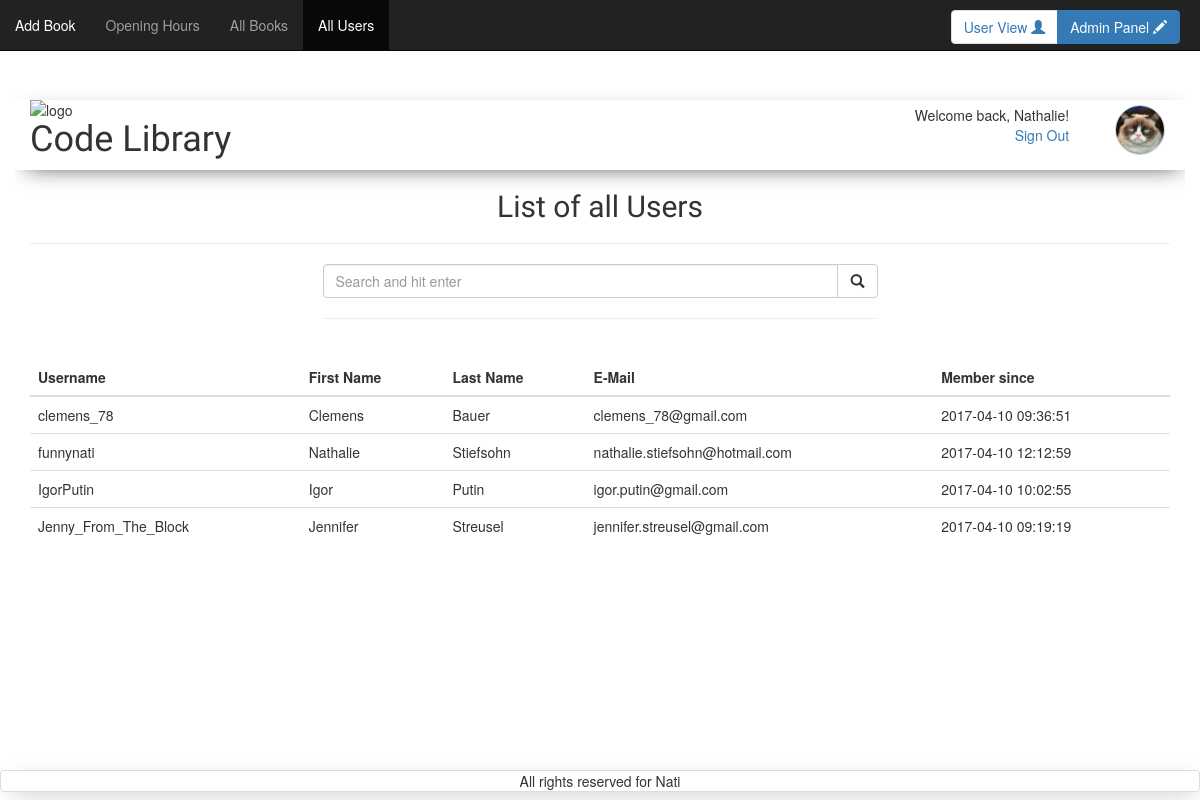
/all_users_admin.php (signed in), run on the app's committed database.
### tables this page shows
CREATE TABLE `users` (
  `id` int(11) NOT NULL,
  `first_name` varchar(100) NOT NULL,
  `family_name` varchar(100) NOT NULL,
  `email` varchar(100) NOT NULL,
  `password` varchar(100) NOT NULL,
  `username` varchar(100) NOT NULL,
  `FK_avatars` int(11) NOT NULL,
  `member_since` timestamp NOT NULL DEFAULT CURRENT_TIMESTAMP ON UPDATE CURRENT_TIMESTAMP
);

CREATE TABLE `avatars` (
  `id` int(11) NOT NULL,
  `avatar` varchar(100) NOT NULL
);

### includes/start_session_admin.php (called while the page is built, shortened)
<?php
	 $res=mysql_query("SELECT first_name, family_name, username, users.id AS user_id, avatar, avatars.id AS avatar_id FROM users JOIN avatars ON users.FK_avatars=avatars.id WHERE users.id=".$_SESSION['user']);
	 $userRow=mysql_fetch_array($res);
	 $user_avatar = $userRow['avatar'];
?>

### all_users_admin.php (the view, shortened to what this page needs)
<?php
require_once('includes/start_session_admin.php');
?>
<!DOCTYPE html>
<html>
<head>
	<?php
require_once('includes/head_tag.php');
	?>
</head>
<body>
<div id="wrap">
  <div id="main" class="container clear-top">
	<div class="navbar navbar-inverse navbar-fixed-top">
	    <div class="collapse navbar-collapse">
	      <ul class="nav navbar-nav">
	        <li class=""><a href="home_admin.php">Add Book</a></li>
	        <li class=""><a href="library_admin.php">Opening Hours</a></li>
	        <li class=""><a href="all_books_admin.php">All Books</a></li>
	        <li class="active"><a href="all_users_admin.php">All Users</a></li>
	      </ul>
	    </div>
			        	<?php
require_once('includes/switch_admin_view.php');
		?>
	  </div>
		<?php
require_once('includes/header.php');
		?>
	<section class="row">
		<div class="col-xs-12">
			<h2 class="brandfont text-center">List of all Users</h2>
			<hr>
		</div>
		<?php
require_once('includes/search_bar.php');
		?>
		<?php
require_once('includes/alert_box.php');
		?>
		<div class="col-xs-12">
			<table class="table">
				<thead>
			      <tr>
			        <th>Username</th>
			        <th>First Name</th>
			        <th>Last Name</th>
			        <th>E-Mail</th>
			        <th>Member since</th>
			      </tr>
			    </thead>
			    <tbody>
			<?php
				if ( isset($_GET['btn-search']) ){
					$search = trim($_GET['search']);
			 		$search = strip_tags($search);
			  		$search = htmlspecialchars($search);
					$res_user=mysql_query("SELECT
					username, first_name, family_name, email, member_since
					FROM users
					WHERE username LIKE '%$search%'
					OR first_name LIKE '%$search%'
					OR family_name LIKE '%$search%'
					OR email LIKE '%$search%'
					OR member_since LIKE '%$search%'
					ORDER BY username ASC");
					$count_search = mysql_num_rows($res_user);
					if ($count_search == 1){
						echo "<h4 class='text-center'>We found ".$count_search." result for '".$search."'.</h4> <hr>";
					} else if ($count_search == 0) {
					echo '<div class="alert alert-danger">
							<h4 class="text-center">Unfortunately there are no results for "'.$search.'". <br></h4>
						</div><hr>';
					} else {
						echo "<h4 class='text-center'>We found ".$count_search." results for '".$search."'.</h4> <hr>";
					}
			  		while($userRow=mysql_fetch_array($res_user)){
				  		$username = $userRow['username'];
				  		$first_name = $userRow['first_name'];
				  		$family_name = $userRow['family_name'];
				  		$email = $userRow['email'];
				  		$member_since = $userRow['member_since'];
				  		echo 	'<tr>
									<td>'.$username.'</td>
									<td>'.$first_name.'</td>
									<td>'.$family_name.'</td>
									<td>'.$email.'</td>
									<td>'.$member_since.'</td>
								</tr>';
			  		}
				} else {
					$res_user=mysql_query("SELECT
					username, first_name, family_name, email, member_since
					FROM users
					ORDER BY username ASC");
			  		while($userRow=mysql_fetch_array($res_user)){
				  		$username = $userRow['username'];
				  		$first_name = $userRow['first_name'];
				  		$family_name = $userRow['family_name'];
				  		$email = $userRow['email'];
				  		$member_since = $userRow['member_since'];
				  		echo 	'<tr>
									<td>'.$username.'</td>
									<td>'.$first_name.'</td>
									<td>'.$family_name.'</td>
									<td>'.$email.'</td>
									<td>'.$member_since.'</td>
								</tr>';
			  		}
  				}
			?>
				</tbody>
			</table>
		</div>
	</section>
  </div>
</div>
	<?php
require_once('includes/footer.php');
	?>
</body>
</html>

### includes/header.php
<header class="row shadow header_margin">
		<div class="col-xs-12 col-sm-6">
			<span><img id="logo" src="pictures/logo.png" alt="logo"></span>
			<span><h1 class="brandfont">Code Library</h1></span>
		</div>
		<div class="col-xs-12 col-sm-6">
			<div class="padding">
				<div class="row header_right text-right">
					<?php
						echo'<div class="col-xs-10">
								Welcome back, '. $userRow["first_name"].'!<br>
			       				<a href="logout.php?logout">Sign Out</a>
			       			</div>
			       			<div class="col-xs-2 pull-right">
			       			<img class="img-circle show_avatar border" src="'.$user_avatar.'" alt="avatar">
			       			</div>';
			       	?>
		    	</div>
	    	</div>
		</div>
</header>

### css/style.css (style rules this page uses)
#logo { width: 100px; float: left; }
header h1 { position: relative; }
.show_avatar { height: 50px; width: 50px; border: 0.5px solid lightgrey; }
.nav { margin-bottom: 0; }
.brandfont { font-family: 'Lobster Two', cursive; }
.shadow { -webkit-box-shadow: 3px 6px 22px -9px rgba(0, 0, 0, 0.75); -moz-box-shadow: 3px 6px 22px -9px rgba(0, 0, 0, 0.75); box-shadow: 3px 6px 22px -9px rgba(0, 0, 0, 0.75); }
.padding { padding: 5px; }

### includes/head_tag.php (style rules this page uses)
html, body { height: 100%; }
#wrap { min-height: 100%; }
#main { overflow:auto; padding-bottom:50px; }
.header_margin { margin-top: 100px; }

### data on the page
users: first_name "Nathalie", FK_avatars.avatar (picture), username "funnynati", family_name "Stiefsohn", email "nathalie.stiefsohn@hotmail.com", member_since "2017-04-10 12:12:59"
users: username "clemens_78", first_name "Clemens", family_name "Bauer", email "clemens_78@gmail.com", member_since "2017-04-10 09:36:51"
users: username "IgorPutin", first_name "Igor", family_name "Putin", email "igor.putin@gmail.com", member_since "2017-04-10 10:02:55"
users: username "Jenny_From_The_Block", first_name "Jennifer", family_name "Streusel", email "jennifer.streusel@gmail.com", member_since "2017-04-10 09:19:19"
